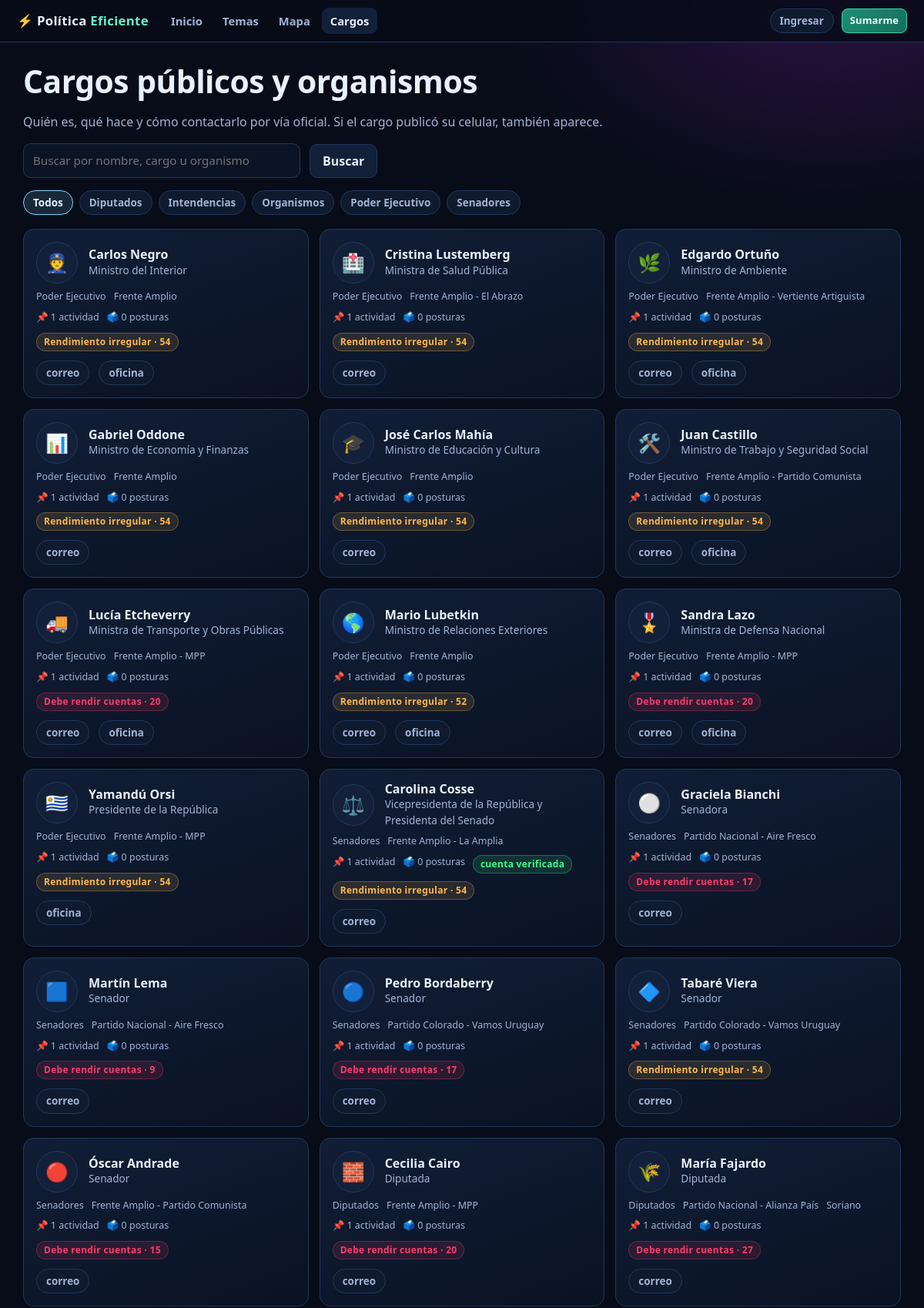
Page /politicos (upper part) on the committed database.
### tables this page shows
CREATE TABLE politicos (
    id INTEGER PRIMARY KEY AUTOINCREMENT,
    slug TEXT UNIQUE NOT NULL,
    nombre TEXT NOT NULL,
    cargo TEXT NOT NULL DEFAULT '',
    camara TEXT NOT NULL DEFAULT '',
    organismo TEXT NOT NULL DEFAULT '',
    partido TEXT NOT NULL DEFAULT '',
    departamento TEXT NOT NULL DEFAULT '',
    emoji TEXT NOT NULL DEFAULT '🏛️',
    funciones TEXT NOT NULL DEFAULT '',
    email_publico TEXT,
    telefono_oficina TEXT,
    celular_publico TEXT,
    web TEXT,
    contacto_fuente_url TEXT,
    verificado SMALLINT NOT NULL DEFAULT 0,
    usuario_id INTEGER,
    creado TEXT NOT NULL
);

### app.py (the view)
@app.route("/politicos")
def politicos():
    camara = request.args.get("camara", "todas")
    texto = (request.args.get("q") or "").strip()
    where, params = [], []
    if camara != "todas":
        where.append("camara = ?")
        params.append(camara)
    if texto:
        where.append("(nombre LIKE ? OR cargo LIKE ? OR organismo LIKE ?)")
        params += [f"%{texto}%"] * 3
    filtro = ("WHERE " + " AND ".join(where)) if where else ""
    with dbm.abrir() as db:
        filas = db.todos(
            f"""SELECT p.*, (SELECT COUNT(*) FROM acciones a WHERE a.politico_id = p.id) AS n_acciones,
                       (SELECT COUNT(*) FROM posiciones po WHERE po.politico_id = p.id) AS n_posiciones
                FROM politicos p {filtro}
                ORDER BY CASE camara WHEN 'Poder Ejecutivo' THEN 0 WHEN 'Senadores' THEN 1
                         WHEN 'Diputados' THEN 2 WHEN 'Intendencias' THEN 3 ELSE 4 END, nombre""",
            tuple(params),
        )
        camaras = [f["camara"] for f in db.todos("SELECT DISTINCT camara FROM politicos ORDER BY camara")]
        desempenos = desempeno.todos(db)
    for f in filas:
        f["desempeno"] = desempenos.get(f["id"])
    return render_template("politicos.html", politicos=filas, camara=camara, q=texto, camaras=camaras)

### app.py (called while the page is built)
@app.context_processor
def inyectar():
    yo = auth.usuario_actual()
    if yo:
        yo["nivel"] = gamificacion.nivel(yo["puntos"])
        yo["grupo"] = gamificacion.datos_grupo(
            gamificacion.grupo(yo["puntos"], yo["acciones"], yo["intereses"] or "")
        )
    with dbm.abrir() as db:
        categorias = [
            f["categoria"]
            for f in db.todos(
                "SELECT categoria, COUNT(*) AS n FROM temas GROUP BY categoria ORDER BY n DESC"
            )
        ]
    return {
        "yo": yo,
        "categorias": categorias,
        "GRUPOS": gamificacion.GRUPOS,
        "ahora": dbm.ahora()[:10],
    }

@app.after_request
def cabeceras(resp):
    resp.headers.setdefault("X-Content-Type-Options", "nosniff")
    resp.headers.setdefault("Referrer-Policy", "same-origin")
    return resp

@app.teardown_appcontext
def cerrar_base(_excepcion=None):
    conexion = g.pop("db", None)
    if conexion is not None:
        conexion.cerrar()

### auth.py (called while the page is built, shortened)
def usuario_actual():
    if "usuario" in g:
        return g.usuario
    uid = session.get("usuario_id")
    g.usuario = None
    return g.usuario

### db.py (called while the page is built, shortened)
def ahora():
    return datetime.now(timezone.utc).isoformat(timespec="seconds")

def conectar():
    c = sqlite3.connect(RUTA_DB, timeout=15)
    c.row_factory = sqlite3.Row
    c.execute("PRAGMA foreign_keys = ON")
    return c

def _traducir(sql):
    return sql.replace("?", "%s") if ES_PG else sql

@contextmanager
def abrir():
    if has_app_context():
        if "db" not in g:
            g.db = DB()
        db = g.db
        try:
            yield db
            db.commit()
        except Exception:
            db.rollback()
            raise
        return

    def ejecutar(self, sql, params=()):
        cur = self.c.cursor()
        cur.execute(_traducir(sql), params)
        return cur

    def uno(self, sql, params=()):
        fila = self.ejecutar(sql, params).fetchone()
        return dict(fila) if fila is not None else None

    def todos(self, sql, params=()):
        return [dict(f) for f in self.ejecutar(sql, params).fetchall()]

    def valor(self, sql, params=()):
        fila = self.uno(sql, params)
        return next(iter(fila.values())) if fila else None

    def commit(self):
        self.c.commit()

    def cerrar(self):
        try:
            self.c.close()
        except Exception:
            pass

### templates/politicos.html (shortened to what this page needs)
{% extends "base.html" %}
{% block cuerpo %}
<h1>Cargos públicos y organismos</h1>
<p class="suave">Quién es, qué hace y cómo contactarlo por vía oficial. Si el cargo publicó su celular, también aparece.</p>
<form method="get" class="fila" style="margin:16px 0">
  <input type="text" name="q" value="{{ q }}" placeholder="Buscar por nombre, cargo u organismo" style="max-width:360px">
  <button class="boton" type="submit">Buscar</button>
</form>
<div class="chips" style="margin-bottom:18px">
  <a class="chip {% if camara == 'todas' %}activo{% endif %}" href="{{ url_for('politicos', q=q) }}">Todos</a>
  {% for c in camaras %}
    <a class="chip {% if camara == c %}activo{% endif %}" href="{{ url_for('politicos', camara=c, q=q) }}">{{ c }}</a>
  {% endfor %}
</div>
<div class="grid">
  {% for p in politicos %}
    <article class="tarjeta">
      <div class="ficha-pol">
        <span class="avatar">{{ p.emoji }}</span>
        <div>
          <h3 style="margin:0"><a href="{{ url_for('politico', slug=p.slug) }}">{{ p.nombre }}</a></h3>
          <div class="chico suave">{{ p.cargo }}</div>
        </div>
      </div>
      <div class="meta">
        <span>{{ p.camara }}</span>
        {% if p.partido %}<span>{{ p.partido }}</span>{% endif %}
        {% if p.departamento %}<span>{{ p.departamento }}</span>{% endif %}
      </div>
      <div class="meta">
        <span>📌 {{ p.n_acciones }} actividad{% if p.n_acciones != 1 %}es{% endif %}</span>
        <span>🗳️ {{ p.n_posiciones }} postura{% if p.n_posiciones != 1 %}s{% endif %}</span>
        {% if p.usuario_id %}<span class="etiqueta verde">cuenta verificada</span>{% endif %}
        {% if p.desempeno and p.desempeno.puntaje is not none %}
          <span class="etiqueta {% if p.desempeno.estado == 'trabajando' %}verde{% elif p.desempeno.estado == 'irregular' %}ambar{% else %}roja{% endif %}">
            {{ p.desempeno.texto }} · {{ p.desempeno.puntaje }}
          </span>
        {% endif %}
      </div>
      <div class="fila" style="margin-top:4px">
        {% if p.email_publico %}<a class="chip" href="mailto:{{ p.email_publico }}">correo</a>{% endif %}
        {% if p.telefono_oficina %}<a class="chip" href="tel:{{ p.telefono_oficina }}">oficina</a>{% endif %}
      </div>
    </article>
  {% else %}
    <div class="panel"><p class="suave">No hay cargos con ese filtro.</p></div>
  {% endfor %}
</div>
{% endblock %}

### static/css/estilo.css (style rules this page uses)
:root { --fondo: #070c18; --panel: #0f1a2e; --panel2: #12203a; --borde: #22375c; --texto: #e8f1ff; --suave: #9fb4d4; --neon: #63f5c8; --azul: #7fd4ff; --rosa: #ff5fa2; --ambar: #ffb84c; --verde: #39ff88; --rojo: #ff3b6b; --radio: 14px; }
* { box-sizing: border-box; }
body { margin: 0; background: radial-gradient(900px 500px at 15% -10%, #12294d 0%, transparent 60%), radial-gradient(800px 500px at 90% 0%, #2a1240 0%, transparent 55%), var(--fondo); color: var(--texto); font-family: "Segoe UI", system-ui, -apple-system, sans-serif; font-size: 16px; line-height: 1.5; min-height: 100vh; }
a { color: var(--azul); text-decoration: none; }
h1, h2, h3 { line-height: 1.2; margin: 0 0 .4em; }
h1 { font-size: clamp(1.7rem, 3.4vw, 2.6rem); letter-spacing: -.5px; }
p { margin: .5em 0; }
small, .chico { font-size: .85rem; }
.suave { color: var(--suave); }
.fila { display: flex; gap: 12px; flex-wrap: wrap; align-items: center; }
.grid { display: grid; gap: 14px; grid-template-columns: repeat(auto-fill, minmax(290px, 1fr)); }
.boton, button.boton { display: inline-flex; align-items: center; gap: 7px; padding: 9px 16px; border-radius: 10px; border: 1px solid var(--borde); background: var(--panel2); color: var(--texto); font: inherit; font-weight: 600; cursor: pointer; transition: .15s; }
input[type=text], input[type=email], input[type=password], select, textarea { width: 100%; padding: 10px 12px; border-radius: 10px; background: #0a1424; border: 1px solid var(--borde); color: var(--texto); font: inherit; font-size: .95rem; }
.chips { display: flex; gap: 8px; flex-wrap: wrap; }
.chip { padding: 5px 12px; border-radius: 999px; border: 1px solid var(--borde); background: var(--panel); color: var(--suave); font-size: .84rem; font-weight: 600; }
.chip.activo { background: rgba(127, 212, 255, .14); border-color: var(--azul); color: #dff3ff; }
.etiqueta { display: inline-block; padding: 2px 9px; border-radius: 999px; font-size: .75rem; font-weight: 700; letter-spacing: .3px; background: rgba(127, 212, 255, .12); color: var(--azul); border: 1px solid rgba(127, 212, 255, .25); }
.etiqueta.verde { background: rgba(57, 255, 136, .12); color: var(--verde); border-color: rgba(57, 255, 136, .3); }
.etiqueta.roja { background: rgba(255, 59, 107, .12); color: var(--rojo); border-color: rgba(255, 59, 107, .3); }
.etiqueta.ambar { background: rgba(255, 184, 76, .12); color: var(--ambar); border-color: rgba(255, 184, 76, .3); }
.tarjeta { display: flex; flex-direction: column; gap: 8px; background: linear-gradient(160deg, rgba(18, 32, 58, .9), rgba(10, 18, 34, .95)); border: 1px solid var(--borde); border-radius: var(--radio); padding: 16px; transition: .16s; position: relative; overflow: hidden; }
.tarjeta h3 { font-size: 1rem; margin: 0; }
.tarjeta h3 a { color: var(--texto); }
.meta { display: flex; gap: 10px; flex-wrap: wrap; font-size: .78rem; color: var(--suave); }
.avatar { width: 38px; height: 38px; border-radius: 50%; flex: 0 0 38px; display: grid; place-items: center; font-size: 1.1rem; background: var(--panel2); border: 1px solid var(--borde); }
.ficha-pol { display: flex; gap: 14px; align-items: center; }
.ficha-pol .avatar { width: 54px; height: 54px; flex-basis: 54px; font-size: 1.5rem; }

### rows in the picture
politicos: emoji "👮", nombre "Carlos Negro", cargo "Ministro del Interior", camara "Poder Ejecutivo", partido "Frente Amplio", n_acciones "1", n_posiciones "0", desempeno.texto "Rendimiento irregular", desempeno.puntaje "54"
politicos: emoji "🏥", nombre "Cristina Lustemberg", cargo "Ministra de Salud Pública", camara "Poder Ejecutivo", partido "Frente Amplio - El Abrazo", n_acciones "1", n_posiciones "0", desempeno.texto "Rendimiento irregular", desempeno.puntaje "54"
politicos: emoji "🌿", nombre "Edgardo Ortuño", cargo "Ministro de Ambiente", camara "Poder Ejecutivo", partido "Frente Amplio - Vertiente Artiguista", n_acciones "1", n_posiciones "0", desempeno.texto "Rendimiento irregular", desempeno.puntaje "54"
politicos: emoji "📊", nombre "Gabriel Oddone", cargo "Ministro de Economía y Finanzas", camara "Poder Ejecutivo", partido "Frente Amplio", n_acciones "1", n_posiciones "0", desempeno.texto "Rendimiento irregular", desempeno.puntaje "54"
politicos: emoji "🎓", nombre "José Carlos Mahía", cargo "Ministro de Educación y Cultura", camara "Poder Ejecutivo", partido "Frente Amplio", n_acciones "1", n_posiciones "0", desempeno.texto "Rendimiento irregular", desempeno.puntaje "54"
politicos: emoji "🛠️", nombre "Juan Castillo", cargo "Ministro de Trabajo y Seguridad Social", camara "Poder Ejecutivo", partido "Frente Amplio - Partido Comunista", n_acciones "1", n_posiciones "0", desempeno.texto "Rendimiento irregular", desempeno.puntaje "54"
politicos: emoji "🚚", nombre "Lucía Etcheverry", cargo "Ministra de Transporte y Obras Públicas", camara "Poder Ejecutivo", partido "Frente Amplio - MPP", n_acciones "1", n_posiciones "0", desempeno.texto "Debe rendir cuentas", desempeno.puntaje "20"
politicos: emoji "🌎", nombre "Mario Lubetkin", cargo "Ministro de Relaciones Exteriores", camara "Poder Ejecutivo", partido "Frente Amplio", n_acciones "1", n_posiciones "0", desempeno.texto "Rendimiento irregular", desempeno.puntaje "52"
politicos: emoji "🎖️", nombre "Sandra Lazo", cargo "Ministra de Defensa Nacional", camara "Poder Ejecutivo", partido "Frente Amplio - MPP", n_acciones "1", n_posiciones "0", desempeno.texto "Debe rendir cuentas", desempeno.puntaje "20"
politicos: emoji "🇺🇾", nombre "Yamandú Orsi", cargo "Presidente de la República", camara "Poder Ejecutivo", partido "Frente Amplio - MPP", n_acciones "1", n_posiciones "0", desempeno.texto "Rendimiento irregular", desempeno.puntaje "54"
politicos: emoji "⚖️", nombre "Carolina Cosse", cargo "Vicepresidenta de la República y Presidenta del Senado", camara "Senadores", partido "Frente Amplio - La Amplia", n_acciones "1", n_posiciones "0", shows "cuenta verificada", desempeno.texto "Rendimiento irregular", desempeno.puntaje "54"
politicos: emoji "⚪", nombre "Graciela Bianchi", cargo "Senadora", camara "Senadores", partido "Partido Nacional - Aire Fresco", n_acciones "1", n_posiciones "0", desempeno.texto "Debe rendir cuentas", desempeno.puntaje "17"
politicos: emoji "🟦", nombre "Martín Lema", cargo "Senador", camara "Senadores", partido "Partido Nacional - Aire Fresco", n_acciones "1", n_posiciones "0", desempeno.texto "Debe rendir cuentas", desempeno.puntaje "9"
politicos: emoji "🔵", nombre "Pedro Bordaberry", cargo "Senador", camara "Senadores", partido "Partido Colorado - Vamos Uruguay", n_acciones "1", n_posiciones "0", desempeno.texto "Debe rendir cuentas", desempeno.puntaje "17"
politicos: emoji "🔷", nombre "Tabaré Viera", cargo "Senador", camara "Senadores", partido "Partido Colorado - Vamos Uruguay", n_acciones "1", n_posiciones "0", desempeno.texto "Rendimiento irregular", desempeno.puntaje "54"
politicos: emoji "🔴", nombre "Óscar Andrade", cargo "Senador", camara "Senadores", partido "Frente Amplio - Partido Comunista", n_acciones "1", n_posiciones "0", desempeno.texto "Debe rendir cuentas", desempeno.puntaje "15"
politicos: emoji "🧱", nombre "Cecilia Cairo", cargo "Diputada", camara "Diputados", partido "Frente Amplio - MPP", n_acciones "1", n_posiciones "0", desempeno.texto "Debe rendir cuentas", desempeno.puntaje "20"
politicos: emoji "🌾", nombre "María Fajardo", cargo "Diputada", camara "Diputados", partido "Partido Nacional - Alianza País", departamento "Soriano", n_acciones "1", n_posiciones "0", desempeno.texto "Debe rendir cuentas", desempeno.puntaje "27"

### other values in the picture
{{ c }} "Diputados" "Intendencias" "Organismos" "Poder Ejecutivo" "Senadores"
